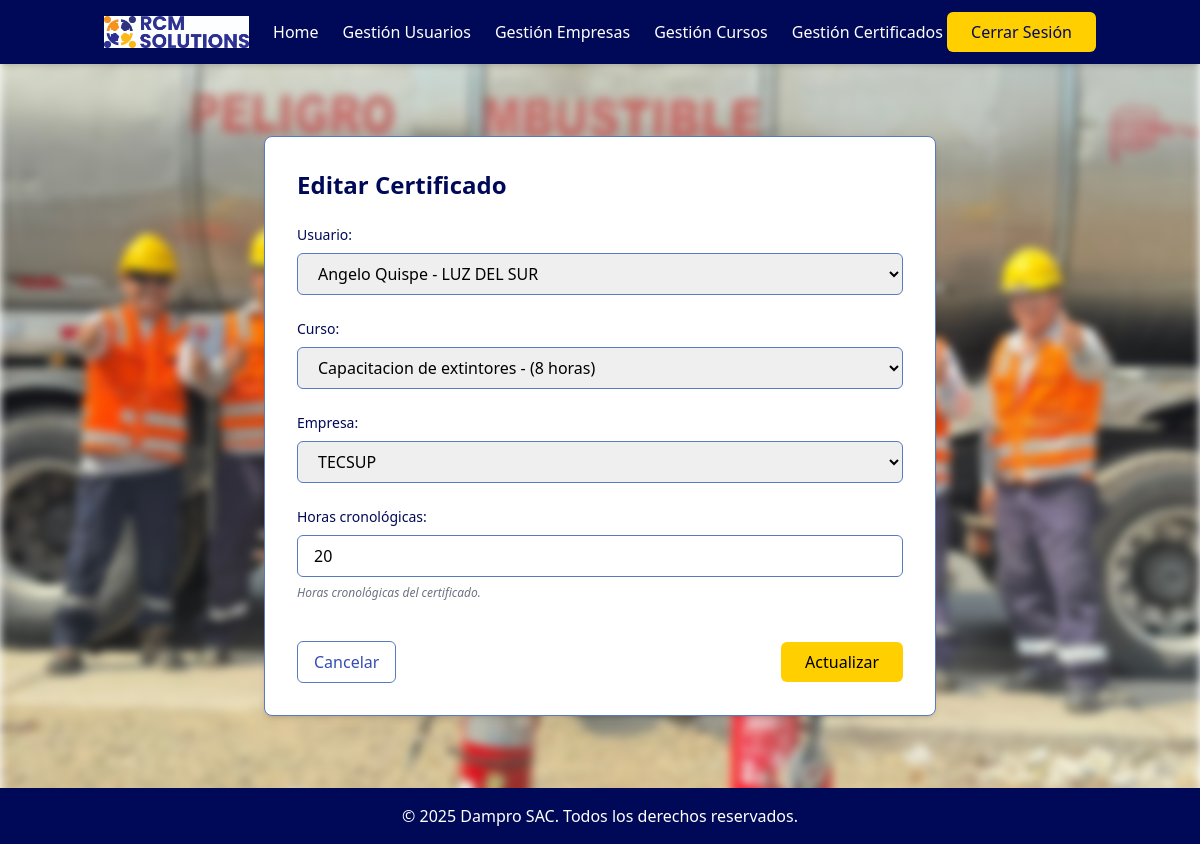
The app's page /dashboard/certificados/edit/3/ (signed in), older data.
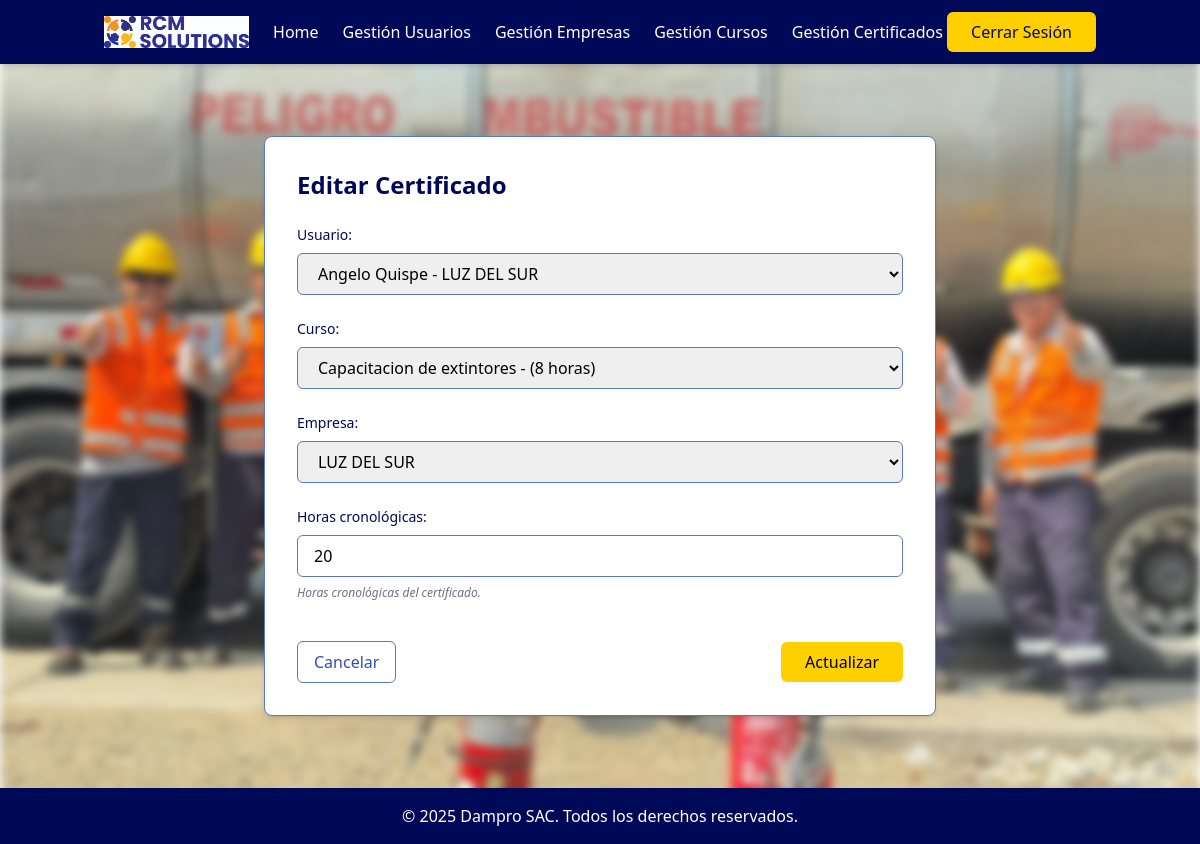
The same page, newer data.
### system/models.py (models this page shows)
class Certificate(models.Model):
    cert_code = models.CharField(max_length=100, unique=True)
    usuario = models.ForeignKey(Usuario, on_delete=models.CASCADE, related_name='certificates')
    course = models.ForeignKey(Course, on_delete=models.CASCADE, related_name='certificates')
    empresa = models.ForeignKey(Empresa, on_delete=models.CASCADE, related_name='certificates', null=True, blank=True)
    creation_date = models.DateTimeField(default=models.functions.Now)  # Se cambió de auto_now_add=True para permitir edición
    chronological_hours = models.PositiveIntegerField()

class Empresa(models.Model):
    ruc = models.CharField(max_length=11, unique=True)
    nombre = models.CharField(max_length=200)  # razón social

class Usuario(models.Model):
    first_name = models.CharField(max_length=100)
    middle_name = models.CharField(max_length=100, blank=True, null=True)
    last_name = models.CharField(max_length=100)
    second_last_name = models.CharField(max_length=100, blank=True, null=True)
    dni = models.CharField(max_length=8, unique=True, null=True, blank=True)  # DNI peruano estándar de 8 dígitos
    user_type = models.CharField(max_length=50)
    empresa = models.ForeignKey(Empresa, on_delete=models.CASCADE, related_name='usuarios', null=True, blank=True)

class Course(models.Model):
    name = models.CharField(max_length=200)
    course_hours = models.PositiveIntegerField()

### system/views.py (the view, shortened to what this page needs)
# urls.py: path('dashboard/certificados/edit/<int:pk>/', views.edit_certificado,   name='edit_certificado'),
@login_required
def edit_certificado(request, pk):
    certificado = get_object_or_404(Certificate, pk=pk)
    usuarios = Usuario.objects.all()
    cursos   = Course.objects.all()
    empresas = Empresa.objects.all()
    return render(request, 'system/certificado_form.html', {
        'action': 'edit',
        'certificado': certificado,
        'usuarios': usuarios,
        'cursos': cursos,
        'empresas': empresas,
    })

### system/views.py (called while the page is built)
def login_required(view_func):
    @wraps(view_func)
    def wrapped_view(request, *args, **kwargs):
        if not request.session.get('user_id'):
            return redirect('system:login')
        return view_func(request, *args, **kwargs)
    return wrapped_view

### system/templates/system/certificado_form.html (shortened to what this page needs)
{% extends 'system/base_logged.html' %}
{% block content %}
<section class="py-12">
  <div class="container mx-auto px-4">
    <div class="bg-rcm-white border border-rcm-blue-light rounded-lg shadow-md p-8 max-w-2xl mx-auto">
      <h1 class="text-2xl font-bold text-rcm-navy mb-6">
        {% if action == 'add' %}Agregar Certificado{% else %}Editar Certificado{% endif %}
      </h1>
      <form method="post" action="" class="space-y-6">
        <div class="space-y-2">
          <label for="usuario_id" class="block text-sm font-medium text-rcm-navy">Usuario:</label>
          <select
            name="usuario_id"
            id="usuario_id"
            required
            class="w-full px-4 py-2 border border-rcm-blue-light rounded-md focus:ring-2 focus:ring-rcm-gold focus:border-transparent text-rcm-black"
          >
            {% for u in usuarios %}
              <option value="{{ u.id }}"
                {% if certificado and certificado.usuario.id == u.id %}selected{% endif %}>
                {{ u.first_name }} {{ u.last_name }}{% if u.empresa %} - {{ u.empresa.nombre }}{% endif %}
              </option>
            {% endfor %}
          </select>
        </div>        <div class="space-y-2">
          <label for="course_id" class="block text-sm font-medium text-rcm-navy">Curso:</label>
          <select
            name="course_id"
            id="course_id"
            required
            {% if action == 'add' %}
            onchange="updateCourseHours(this)"
            {% else %}
            onchange="updateCourseHoursIfChangedInEdit(this)"
            {% endif %}
            class="w-full px-4 py-2 border border-rcm-blue-light rounded-md focus:ring-2 focus:ring-rcm-gold focus:border-transparent text-rcm-black"
          >
            {% for cr in cursos %}
              <option value="{{ cr.id }}" data-hours="{{ cr.course_hours }}"
                {% if certificado and certificado.course.id == cr.id %}selected{% endif %}>
                {{ cr.name }} - ({{ cr.course_hours }} horas)
              </option>
            {% endfor %}
          </select>
        </div>
        {% if action == 'edit' %}
        <div class="space-y-2">
          <label for="empresa_id" class="block text-sm font-medium text-rcm-navy">Empresa:</label>
          <select
            name="empresa_id"
            id="empresa_id"
            class="w-full px-4 py-2 border border-rcm-blue-light rounded-md focus:ring-2 focus:ring-rcm-gold focus:border-transparent text-rcm-black"
          >
            {% for emp in empresas %}
              <option value="{{ emp.id }}"
                {% if certificado and certificado.empresa and certificado.empresa.id == emp.id %}selected{% endif %}>
                {{ emp.nombre }}
              </option>
            {% endfor %}
          </select>
        </div>
        {% endif %}
        <div class="space-y-2">
          <label for="chronological_hours" class="block text-sm font-medium text-rcm-navy">Horas cronológicas:</label>
          <input
            type="number"
            name="chronological_hours"
            id="chronological_hours"
            value="{{ certificado.chronological_hours|default_if_none:0 }}"
            required
            class="w-full px-4 py-2 border border-rcm-blue-light rounded-md focus:ring-2 focus:ring-rcm-gold focus:border-transparent text-rcm-black"
          />
          <p class="text-xs text-gray-500 italic">Horas cronológicas del certificado.</p>
        </div>
        <div class="flex items-center justify-between pt-4">
          <a href="{% url 'system:gestion_certificados' %}" class="py-2 px-4 border border-rcm-blue-light rounded-md text-rcm-blue-medium hover:bg-rcm-blue-light hover:text-rcm-white transition-colors">
            Cancelar
          </a>
          <button
            type="submit"
            class="bg-rcm-gold text-rcm-black py-2 px-6 rounded-md font-medium hover:bg-yellow-400 transition-colors"
          >
            {% if action == 'add' %}Crear{% else %}Actualizar{% endif %}
          </button>
        </div>
      </form>
    </div>
  </div>
</section>
{% endblock %}

Row changes from the older to the newer data that the page shows:
changed Certificate "Angelo Quispe - LUZ DEL SUR": empresa_id "TECSUP" → "LUZ DEL SUR"
